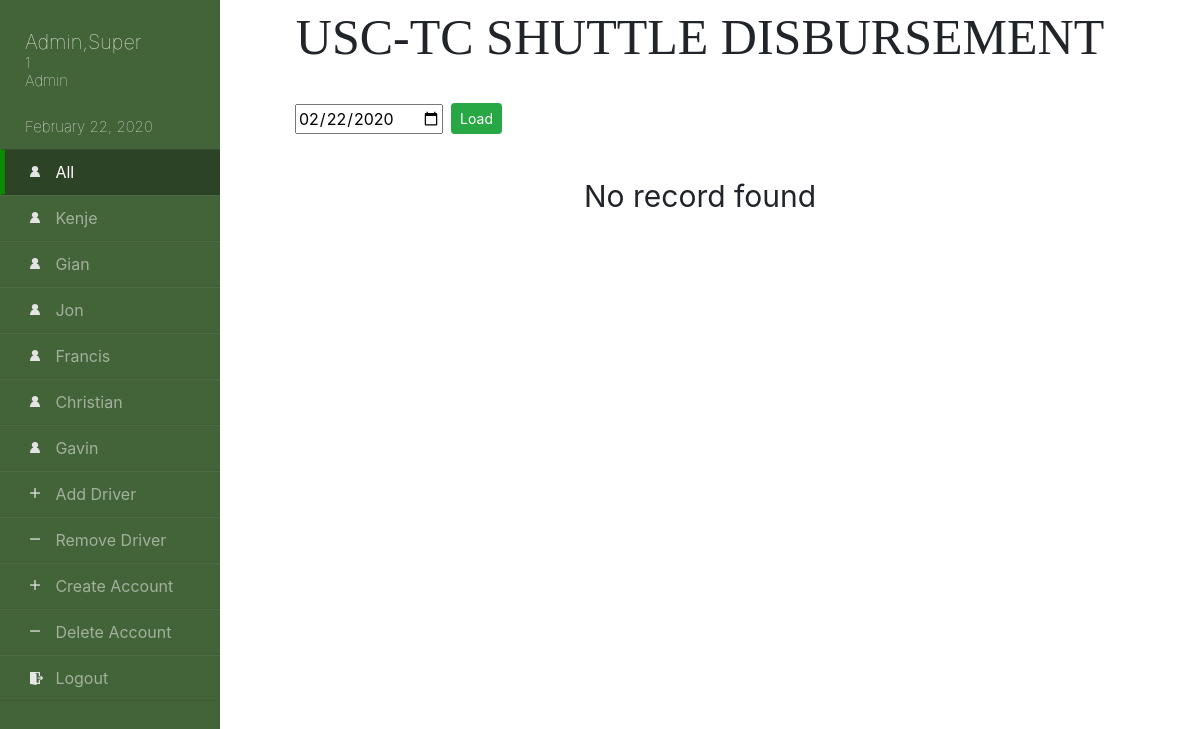
The app's page /dashboard.php?searchdate=2020-02-22 (signed in) with its own data.
### tables this page shows
CREATE TABLE `Driver_Accounts` (
  `Driver_ID` varchar(255) NOT NULL,
  `Fname` varchar(255) NOT NULL,
  `Lname` varchar(255) NOT NULL,
  `RFID_UID` varchar(255) NOT NULL
);

### dashboard.php (the view, shortened to what this page needs)
<?php
    $selected_date = date('Y-m-j');
    if (!isset($_GET['date']) ) {
        $selected_date = $_GET['searchdate'];
    }
    else{
        header("Refresh:0; url=index.php");
    }
?>
<!doctype html>
<html lang="en">
<head>
    <link rel="stylesheet" href="css/bootstrap.min.css">
    <link rel="stylesheet" href="css/dashboard.css">
    <link rel="stylesheet" href="css/sidebar.css">
</head>
<body>
<div class="wrapper">
    <div class="sidebar">
        <?php
            echo "<h1>";
            echo $_SESSION['S_lastname'].",".$_SESSION['S_firstname'];
            echo "</h1>";
            echo "<h2>";
            echo $_SESSION['S_IDNum']  ."<br>";
            echo $_SESSION['S_UserType'];
            echo "</h2>";
            echo "<h3>";
            echo date("F j, Y");
            echo "</h3>";
        ?>
        <ul>
            <li class="driver active"><a href="dashboard.php?searchdate=<?php echo date('Y-m-j');?>">All</a></li>
            <?php
                require 'SQL.php';
                $sql = "SELECT * FROM Driver_Accounts ORDER BY `Driver_ID` ASC";
                $result = $conn->query($sql);
                if ($result->num_rows > 0) {
                    while($row = $result->fetch_assoc()) {
                        echo '<li class="driver"><a href="driver.php?driver='.$row["Fname"].'&id='.$row["Driver_ID"].'">' .$row["Fname"]. '</a></li>';
                    }
                }
                else {
                    echo "<h2>No Driver</h2>";
                }
                if($_SESSION['S_UserType']=='Admin'){
                    echo '<li class="add"><a href="adddriverpage.php">Add Driver</a></li>';
                    echo '<li class="sub"><a href="removedriverpage.php">Remove Driver</a></li>';
                    echo '<li class="add"><a href="createuserpage.php">Create Account</a></li>';
                    echo '<li class="sub"><a href="deleteuserpage.php">Delete Account</a></li>';
                }
                echo '<li class="logout"><a href="logout.php">Logout</a></li>';
            ?>
        </ul>
    </div>
    <div class="main">
        <div class="title">USC-TC SHUTTLE DISBURSEMENT</div>
        <div class='outeroutertable'>
            <div class='toparea'>
                <div class="date">
                    <form action="dashboard.php" method="GET">
                        <input type="date" placeholder="yyyy-mm-dd" name="searchdate" value="<?php echo $selected_date;?>">
                </div>
                <div class="buttonn">
                    <button type="submit" class="btn btn-success btn-sm">Load</button>
            </div>
        </div>
        <?php
            $sql = "SELECT * FROM DriverInformation WHERE Date='$selected_date' ORDER BY Driver_ID ASC";
            $result = $conn->query($sql);
            if ($result->num_rows > 0) {
                echo "<div class='fakeoutertable'><table>
                        <tr>
                            <th>DRIVER ID</th>
                            <th>TOTAL AMOUNT</th>
                            <th>STATUS</th>
                            <th>COLLECTIBLES</th>
                            <th></th>
                    </tr>
                    </table></div>
                    <div class='outertable'>
                    <table>";
                while($row = $result->fetch_assoc()) {
                    echo "<tr><td>" .$row["Driver_ID"] ."</td>";
                    echo "<td>" .$row["Total_Amount"] ."</td>";
                    echo "<td>" .$row["Driver_Status"] ."</td>";
                    echo "<td>" .$row["Collectibles"] ."</td>";
                    if($row["Driver_Status"]=='Not Disbursed'){
                        echo '<td><button type="button" class="btn btn-success" data-toggle="modal" data-target="#ReceiptModal" data-date="'.$row["Date"].'" data-did="'.$row["Driver_ID"].'">Disburse</button></td></tr>';
                        echo '<div class="modal fade" id="ReceiptModal" tabindex="-1" role="dialog" aria-labelledby="exampleModalLabel" aria-hidden="true">
                        <div class="modal-dialog modal-dialog-centered" role="document">
                            <div class="modal-content">
                            <div class="modal-header">
                                <h5 class="modal-title" id="exampleModalLabel">Confirm Password</h5>
                                <button type="button" class="close" data-dismiss="modal" aria-label="Close">
                                <span aria-hidden="true">&times;</span>
                                </button>
                            </div>
                            <div class="modal-body">
                                <form name="passvalues" action="verifydisburse.php" method="POST">
                                    <input class="form-control" type="password" placeholder="Password" name="confirmpw" required="required">
                            </div>
                            <div class="modal-footer">
                                <button type="button" class="btn btn-secondary" data-dismiss="modal">Close</button>
                                <input type="hidden" name="driver_id">
                                <input type="hidden" name="driver_date">
                                <input type="hidden" name="source" value="0">
                                <input type="hidden" name="account_id" value="'.$_SESSION["S_IDNum"] .'">
                                <input type="submit" class="btn btn-success" value="Confirm" id="button1">
                                </form>
                            </div>
                            </div>
                        </div>
                        </div>';
                    }
                    else{
                        echo '<td><form action="receipt.php" method="GET">
                                    <input type="hidden" name="ID" value="'.$row['Driver_ID'].'">
                                    <input type="hidden" name="Date" value="'.$row['Date'].'">
                                    <input type="submit" class="btn btn-outline-success" value=" Receipt "></input>
                                </form>
                            </td></tr>';
                    }
                }
                echo "</table></div>";
            }
            else {
                echo "<div class='NoRecord'>No record found</div>";
            }
        ?>
        </div>
    </div>
</div>
</body>
</html>

### css/dashboard.css (style rules this page uses)
body { overflow-x: auto; white-space:nowrap; }
.wrapper { width: 100%; display: flex; position: absolute; }
.wrapper .main { width: 100%; height: 100vh; margin-left: 200px; }
.wrapper .outeroutertable { width: 100%; height: 80%; }
.wrapper .main .title { text-align: center; font-family: 'Times New Roman', Times, serif; font-size: 50px; }
.wrapper .main .date { padding-top: 4px; }
.wrapper .main .buttonn { margin-top: 3px; margin-left: 1%; }
.wrapper .main .outeroutertable .toparea { display: flex; margin: 0 auto; width: 81%; text-align: left; padding-top: 25px; padding-bottom: 20px; }
.wrapper .main .outeroutertable .NoRecord { margin: 0 auto; width: 81%; text-align: center; padding-top: 20px; padding-bottom: 20px; font-size: 30px; }

### css/sidebar.css (style rules this page uses)
.wrapper .sidebar { position: fixed; width: 220px; height: 100%; background-color: rgb(67, 99, 56); padding-top: 20px; z-index: 2; overflow: auto; overflow-y: overlay; }
.wrapper .sidebar h1 { padding-left: 25px; text-align: left; font-weight: 100; margin-bottom: 0px; margin-top: 10px; font-size: 20px; color: white; }
.wrapper .sidebar h2 { padding-left: 25px; text-align: left; font-weight: lighter; font-size: 15px; color: white; }
.wrapper .sidebar h3 { padding-left: 25px; padding-top: 20px; padding-bottom: 5px; text-align: left; font-weight: lighter; font-size: 15px; color: white; }
.wrapper .sidebar ul li { text-align: left; list-style: none; padding-top: 10px; padding-bottom: 10px; padding-left: 55px; margin-left: -22%; border-bottom: 1px solid rgba(0,0,0,0.05); border-top: 1px solid rgba(255,255,255,0.05); }
.wrapper .sidebar ul li.driver { background-image: url(../images/drivericon.png); background-position: 30px 16px; background-size: 10px; background-repeat: no-repeat; }
.wrapper .sidebar ul li.add { background-image: url(../images/addicon.png); background-position: 30px 16px; background-size: 10px; background-repeat: no-repeat; }
.wrapper .sidebar ul li.sub { background-image: url(../images/subicon.png); background-position: 30px 16px; background-size: 10px; background-repeat: no-repeat; }
.wrapper .sidebar ul li.logout { background-image: url(../images/logouticon.png); background-position: 30px 16px; background-size: 13px; background-repeat: no-repeat; }
.wrapper .sidebar ul li a { display: block; height: 44px; margin-top: -10px; margin-bottom: -10px; padding-top: 10px; color: rgba(255, 255, 255, 0.5); }
.wrapper .sidebar ul li.active a { color: rgba(255, 255, 255); }
.wrapper .sidebar ul li.active { border-left: 5px solid rgb(12, 139, 0); padding-left: 50px; background-position: 25px 16px; background-color: rgba(0, 0, 0, 0.329); }

### records on screen
driver_accounts: Fname "Kenje"
driver_accounts: Fname "Gian"
driver_accounts: Fname "Jon"
driver_accounts: Fname "Francis"
driver_accounts: Fname "Christian"
driver_accounts: Fname "Gavin"

### other values on screen
$_SESSION['S_lastname'] "Admin"
$_SESSION['S_firstname'] "Super"
$_SESSION['S_IDNum'] "1"
$_SESSION['S_UserType'] "Admin"
